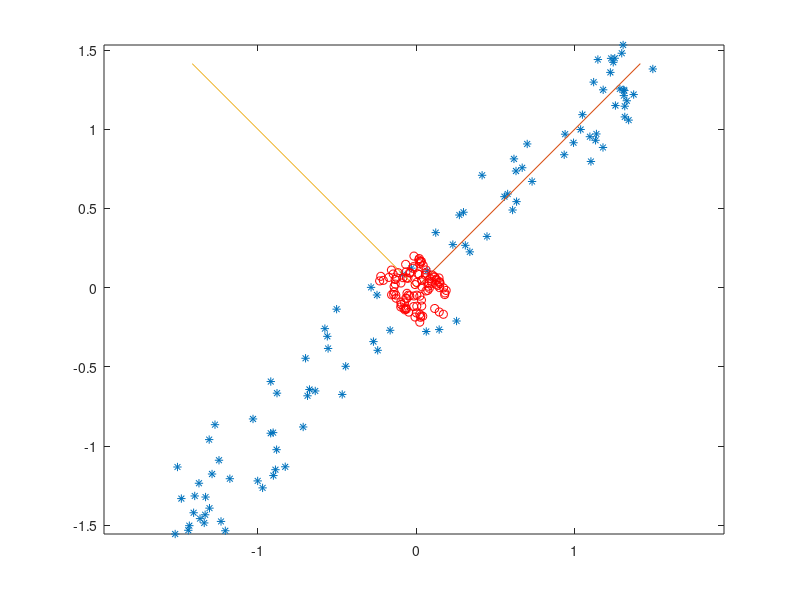

Recreate this plot in MATLAB.
% zca test
%% generate eclipse sample points
x1 = 2; y1 = 4;
x2 = 7; y2 = 8;
e = 0.999;
a = 1/2*sqrt((x2-x1)^2+(y2-y1)^2);
b = a*sqrt(1-e^2);
t = linspace(0,2*pi);
X = a*cos(t);
Y = b*sin(t);
w = atan2(y2-y1,x2-x1);
x = (x1+x2)/2 + X*cos(w) - Y*sin(w);
y = (y1+y2)/2 + X*sin(w) + Y*cos(w);
%  plot(x,y,'-')
%  hold on;
%  plot(x,y,'*')
%  axis equal
 
%% adding noise
noisex = rand(size(x))*0.6-0.3;
noisey = rand(size(y))*0.6-0.3;
x = x+noisex;
y = y+noisey;

%% standardize data
xcenter = mean(x);
ycenter = mean(y);
xstd = std(x);
ystd = std(y);
x = x - xcenter;
y = y - ycenter;
x = x/xstd;
y = y/ystd;

% visualize standardized data
plot(x,y,'*')
hold on;
axis equal

%% eigen vectors
points = [x(:),y(:)];
[m, n] = size(points);
M = points'*points;
power_iter = 10;
eigen_vectors = cell(0);
lambdas = cell(0);
for i = 1:n
    v = ones(n,1);
    for j = 1:power_iter
        v = M*v/sqrt((M*v)'*(M*v));
    end
    lambda_ = M*v./v;
    lambdas{end+1} = mean(lambda_);
    M = M - (M*v)*v';
    eigen_vectors{end+1} = v;
end

% visualize eigenvectors
for i = 1:length(eigen_vectors)
    vector = (eigen_vectors{i})*2;
    xo = vector(1); yo = vector(2);
    plot([0, xo], [0,yo]);
end

%% reconstruction
xr = zeros(size(points));
for i = 1: length(eigen_vectors)
    vector = eigen_vectors{i};
    lambda_ = lambdas{i};
    xr = xr + (points*vector/sqrt(lambda_))*vector';
end

plot(xr(:,1),xr(:,2),'ro');
